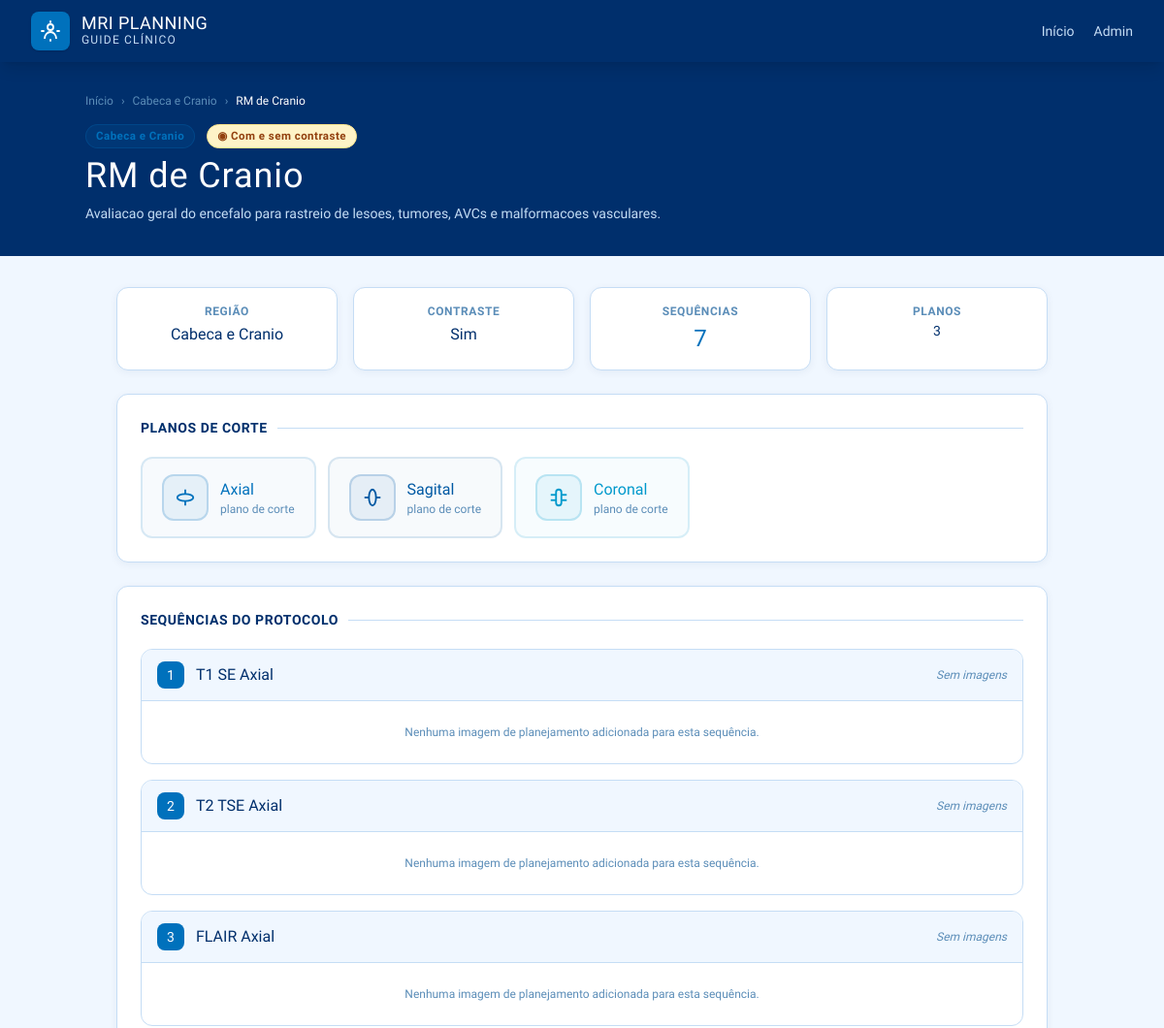
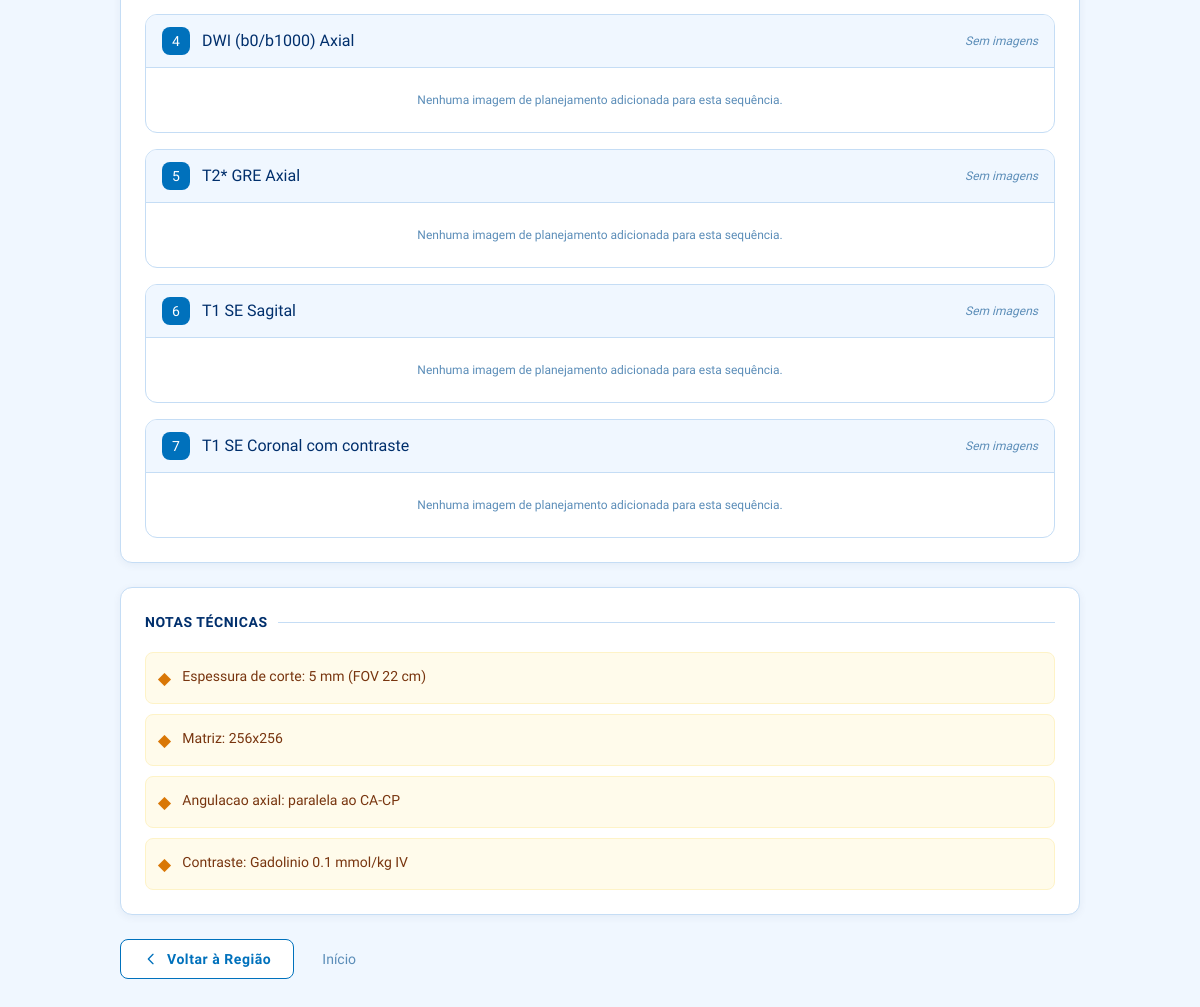
The page /exam/1 on the database its author committed (2 pictures, top to bottom).
### tables this page shows
CREATE TABLE category (
            id         INTEGER PRIMARY KEY AUTOINCREMENT,
            name       TEXT NOT NULL UNIQUE,
            region_key TEXT NOT NULL DEFAULT "other",
            color      TEXT NOT NULL DEFAULT "#0071BC"
        );

CREATE TABLE exam (
            id              INTEGER PRIMARY KEY AUTOINCREMENT,
            category_id     INTEGER NOT NULL,
            name            TEXT NOT NULL,
            contrast        TEXT NOT NULL DEFAULT "Sem contraste",
            description     TEXT,
            planes          TEXT,
            technical_notes TEXT,
            FOREIGN KEY (category_id) REFERENCES category(id)
        );

CREATE TABLE exam_sequence (
            id       INTEGER PRIMARY KEY AUTOINCREMENT,
            exam_id  INTEGER NOT NULL,
            order_num INTEGER NOT NULL DEFAULT 0,
            name     TEXT NOT NULL,
            FOREIGN KEY (exam_id) REFERENCES exam(id)
        );

### app.py (the view)
@app.route('/exam/<int:exam_id>')
def exam_detail(exam_id):
    ex = query('SELECT e.*, c.name as cat_name, c.region_key, c.color as cat_color, c.id as cat_id '
               'FROM exam e JOIN category c ON e.category_id=c.id WHERE e.id=?',(exam_id,),one=True)
    if not ex: return redirect(url_for('index'))
    seqs = query('SELECT * FROM exam_sequence WHERE exam_id=? ORDER BY order_num',(exam_id,))
    seqs_with_imgs = []
    for s in seqs:
        imgs = query('SELECT * FROM sequence_image WHERE sequence_id=?',(s['id'],))
        seqs_with_imgs.append({'seq':dict(s),'images':[dict(i) for i in imgs]})
    exam_imgs = query('SELECT * FROM exam_image WHERE exam_id=?',(exam_id,))
    return render_template('exam.html', exam=dict(ex),
                           sequences=seqs_with_imgs, exam_images=[dict(i) for i in exam_imgs])

### app.py (called while the page is built)
def get_db():
    if 'db' not in g:
        g.db = sqlite3.connect(app.config['DATABASE'])
        g.db.row_factory = sqlite3.Row
    return g.db

def query(sql, args=(), one=False):
    cur = get_db().execute(sql, args)
    rv  = cur.fetchall()
    return (rv[0] if rv else None) if one else rv

### templates/exam.html (shortened to what this page needs)
{% extends 'base.html' %}
{% block content %}
<div class="bg-cuf-navy text-white py-8 px-6">
  <div class="max-w-5xl mx-auto">
    <nav class="flex items-center gap-2 text-xs text-cuf-muted mb-4 flex-wrap">
      <a href="{{ url_for('index') }}" class="hover:text-white transition">Início</a>
      <span>›</span>
      <a href="{{ url_for('category', category_id=exam.cat_id) }}" class="hover:text-white transition">{{ exam.cat_name }}</a>
      <span>›</span>
      <span class="text-white">{{ exam.name }}</span>
    </nav>
    <div class="flex items-start justify-between gap-4 flex-wrap">
      <div>
        <div class="flex items-center gap-3 mb-2 flex-wrap">
          <span class="badge" style="background:{{ exam.cat_color }}22;border:1px solid {{ exam.cat_color }}44;color:{{ exam.cat_color }};">
            {{ exam.cat_name }}
          </span>
          <span class="badge {% if 'sem' in exam.contrast|lower and 'com' not in exam.contrast|lower %}badge-green{% else %}badge-amber{% endif %}">
            {% if 'sem' in exam.contrast|lower and 'com' not in exam.contrast|lower %}
              ○ Sem contraste
            {% else %}
              ◉ {{ exam.contrast }}
            {% endif %}
          </span>
        </div>
        <h1 class="font-display font-700 text-4xl tracking-wide">{{ exam.name }}</h1>
        {% if exam.description %}
        <p class="text-cuf-border text-sm mt-2 max-w-2xl leading-relaxed">{{ exam.description }}</p>
        {% endif %}
      </div>
    </div>
  </div>
</div>
<div class="max-w-5xl mx-auto px-4 sm:px-6 lg:px-8 py-8 space-y-6">
  <div class="grid grid-cols-2 sm:grid-cols-4 gap-4">
    <div class="card p-4 text-center">
      <p class="text-xs text-cuf-muted font-semibold uppercase tracking-wider mb-1">Região</p>
      <p class="font-display font-600 text-cuf-navy text-base">{{ exam.cat_name }}</p>
    </div>
    <div class="card p-4 text-center">
      <p class="text-xs text-cuf-muted font-semibold uppercase tracking-wider mb-1">Contraste</p>
      <p class="font-display font-600 text-cuf-navy text-base">{% if 'sem' in exam.contrast|lower and 'com' not in exam.contrast|lower %}Não{% else %}Sim{% endif %}</p>
    </div>
    <div class="card p-4 text-center">
      <p class="text-xs text-cuf-muted font-semibold uppercase tracking-wider mb-1">Sequências</p>
      <p class="font-display font-700 text-cuf-blue text-2xl">{{ sequences|length }}</p>
    </div>
    <div class="card p-4 text-center">
      <p class="text-xs text-cuf-muted font-semibold uppercase tracking-wider mb-1">Planos</p>
      <p class="font-display font-600 text-cuf-navy text-sm leading-tight">{% if exam.planes %}{{ exam.planes.split(',')|length }}{% else %}—{% endif %}</p>
    </div>
  </div>
  {% if exam.planes %}
  <div class="card p-6">
    <h2 class="section-title text-sm mb-5">Planos de Corte</h2>
    <div class="flex flex-wrap gap-3">
      {% for plane in exam.planes.split(',') %}
      {% set p = plane.strip() %}
      {% if p=='Axial' %}{% set icon='⊞' %}{% set col='#0071BC' %}
      {% elif p=='Sagital' %}{% set icon='⊟' %}{% set col='#0059A3' %}
      {% elif p=='Coronal' %}{% set icon='⊠' %}{% set col='#0099CC' %}
      {% else %}{% set icon='◈' %}{% set col='#003F7F' %}{% endif %}
      <div class="flex items-center gap-3 px-5 py-4 rounded-xl border-2" style="border-color:{{ col }}22;background:{{ col }}08;">
        <div class="w-12 h-12 rounded-xl flex items-center justify-center text-xl font-bold border-2"
             style="border-color:{{ col }}33;background:{{ col }}12;color:{{ col }};">
          {% if p=='Axial' %}
            <svg viewBox="0 0 24 24" width="22" height="22" fill="none" stroke="{{ col }}" stroke-width="2">
              <ellipse cx="12" cy="12" rx="9" ry="4"/>
              <line x1="12" y1="3" x2="12" y2="8"/>
              <line x1="12" y1="16" x2="12" y2="21"/>
            </svg>
          {% elif p=='Sagital' %}
            <svg viewBox="0 0 24 24" width="22" height="22" fill="none" stroke="{{ col }}" stroke-width="2">
              <ellipse cx="12" cy="12" rx="4" ry="9" transform="rotate(0 12 12)"/>
              <line x1="3" y1="12" x2="8" y2="12"/>
              <line x1="16" y1="12" x2="21" y2="12"/>
            </svg>
          {% elif p=='Coronal' %}
            <svg viewBox="0 0 24 24" width="22" height="22" fill="none" stroke="{{ col }}" stroke-width="2">
              <rect x="9" y="3" width="6" height="18" rx="3"/>
              <line x1="3" y1="9" x2="9" y2="9"/>
              <line x1="3" y1="15" x2="9" y2="15"/>
              <line x1="15" y1="9" x2="21" y2="9"/>
              <line x1="15" y1="15" x2="21" y2="15"/>
            </svg>
          {% else %}
            <span style="color:{{ col }}">◈</span>
          {% endif %}
        </div>
        <div>
          <p class="font-display font-700 text-base" style="color:{{ col }};">{{ p }}</p>
          <p class="text-xs text-cuf-muted">plano de corte</p>
        </div>
      </div>
      {% endfor %}
    </div>
  </div>
  {% endif %}
  {% if sequences %}
  <div class="card p-6">
    <h2 class="section-title text-sm mb-5">Sequências do Protocolo</h2>
    <div class="space-y-4">
      {% for item in sequences %}{% set seq=item.seq %}{% set imgs=item.images %}
      <div class="border border-cuf-border rounded-xl overflow-hidden" id="seq-{{ seq.id }}">
        <div class="flex items-center gap-3 px-4 py-3 bg-cuf-lighter border-b border-cuf-border">
          <div class="w-7 h-7 rounded-lg bg-cuf-blue text-white flex items-center justify-center font-display font-700 text-sm shrink-0">
            {{ loop.index }}
          </div>
          <p class="font-display font-600 text-cuf-navy text-base flex-1">{{ seq.name }}</p>
          {% if imgs %}
          <span class="badge badge-blue text-xs">{{ imgs|length }} img.</span>
          {% else %}
          <span class="text-xs text-cuf-muted italic">Sem imagens</span>
          {% endif %}
        </div>
        {% if imgs %}
        <div class="p-4">
          <div class="grid grid-cols-2 sm:grid-cols-3 md:grid-cols-4 gap-3">
            {% for img in imgs %}
            <div class="group relative rounded-lg overflow-hidden border border-cuf-border cursor-pointer"
                 onclick="openLightbox('{{ url_for('uploaded_file', filename=img.filename) }}', '{{ seq.name }}{% if img.caption %} – {{ img.caption }}{% endif %}')">
              <img src="{{ url_for('uploaded_file', filename=img.filename) }}"
                   alt="{{ img.caption or seq.name }}"
                   class="w-full h-28 object-cover group-hover:scale-105 transition-transform duration-200"/>
              <div class="absolute inset-0 bg-cuf-navy/0 group-hover:bg-cuf-navy/30 transition-colors flex items-center justify-center">
                <svg class="w-8 h-8 text-white opacity-0 group-hover:opacity-100 transition-opacity" fill="none" stroke="currentColor" viewBox="0 0 24 24">
                  <path stroke-linecap="round" stroke-linejoin="round" stroke-width="2" d="M21 21l-6-6m2-5a7 7 0 11-14 0 7 7 0 0114 0zM10 7v3m0 0v3m0-3h3m-3 0H7"/>
                </svg>
              </div>
              {% if img.caption %}
              <div class="absolute bottom-0 left-0 right-0 bg-gradient-to-t from-cuf-navy/80 to-transparent px-2 py-1.5">
                <p class="text-white text-xs leading-tight truncate">{{ img.caption }}</p>
              </div>
              {% endif %}
            </div>
            {% endfor %}
          </div>
        </div>
        {% else %}
        <div class="px-4 py-6 text-center">
          <p class="text-xs text-cuf-muted">Nenhuma imagem de planejamento adicionada para esta sequência.</p>
        </div>
        {% endif %}
      </div>
      {% endfor %}
    </div>
  </div>
  {% endif %}
  {% if exam.technical_notes %}
  <div class="card p-6">
    <h2 class="section-title text-sm mb-5">Notas Técnicas</h2>
    <div class="space-y-2.5">
      {% for note in exam.technical_notes.split('\n') %}{% if note.strip() %}
      <div class="flex items-start gap-3 p-3 rounded-lg bg-amber-50 border border-amber-100">
        <span class="text-amber-600 font-bold shrink-0 mt-0.5">◆</span>
        <p class="text-sm text-amber-900 leading-relaxed">{{ note.strip() }}</p>
      </div>
      {% endif %}{% endfor %}
    </div>
  </div>
  {% endif %}
  <div class="flex gap-3">
    <a href="{{ url_for('category', category_id=exam.cat_id) }}" class="btn-secondary inline-flex items-center gap-2 text-sm">
      <svg class="w-4 h-4" fill="none" stroke="currentColor" viewBox="0 0 24 24"><path stroke-linecap="round" stroke-linejoin="round" stroke-width="2" d="M15 19l-7-7 7-7"/></svg>
      Voltar à Região
    </a>
    <a href="{{ url_for('index') }}" class="text-sm text-cuf-muted hover:text-cuf-navy transition inline-flex items-center gap-1 px-4 py-2">
      Início
    </a>
  </div>
</div>
{% endblock %}

### templates/base.html (style rules this page uses)
body { font-family: 'Source Sans 3', sans-serif; background: #F0F7FF; color: #1a2d47; }
.font-display { font-family: 'Barlow Semi Condensed', sans-serif; }
nav { background: #002F6C; }
.card { background: white; border: 1px solid #C5DDF5; border-radius: 12px; box-shadow: 0 2px 8px rgba(0,47,108,.06); }
.btn-secondary { background: white; color: #0071BC; border: 1.5px solid #0071BC; font-family: 'Barlow Semi Condensed',sans-serif; font-weight: 600; letter-spacing:.04em; border-radius: 8px; padding: 9px 22px; transition: all .2s; }
.badge { display:inline-flex; align-items:center; gap:4px; padding:3px 10px; border-radius:20px; font-size:.72rem; font-family:'Barlow Semi Condensed',sans-serif; font-weight:600; letter-spacing:.04em; }
.badge-amber { background:#fef3c7; color:#92400e; border:1px solid #fde68a; }
.section-title { font-family:'Barlow Semi Condensed',sans-serif; font-weight:700; font-size:1.05rem; color:#002F6C; letter-spacing:.04em; text-transform:uppercase; display:flex; align-items:center; gap:10px; }
.section-title::after { content:''; flex:1; height:1px; background:#C5DDF5; }

### rows shown on the page
category: cat_name "Cabeca e Cranio"
exam: name "RM de Cranio", contrast "Com e sem contraste", description "Avaliacao geral do encefalo para rastreio de lesoes, tumores, AVCs e malformacoes vasculares."
exam_sequence: name "T1 SE Axial"
exam_sequence: name "T2 TSE Axial"
exam_sequence: name "FLAIR Axial"
exam_sequence: name "DWI (b0/b1000) Axial"
exam_sequence: name "T2* GRE Axial"
exam_sequence: name "T1 SE Sagital"
exam_sequence: name "T1 SE Coronal com contraste"

### other values the page prints
{{ sequences|length }} "7"
{{ exam.planes.split(',')|length }} "3"
{{ p }} "Axial" "Sagital" "Coronal"
{{ note.strip() }} "Espessura de corte: 5 mm (FOV 22 cm)" "Matriz: 256x256" "Angulacao axial: paralela ao CA-CP" "Contraste: Gadolinio 0.1 mmol/kg IV"
